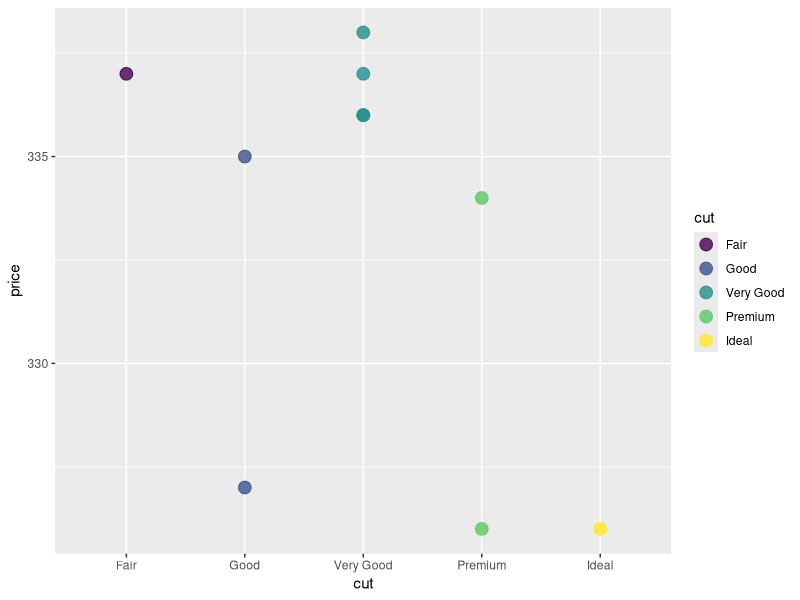
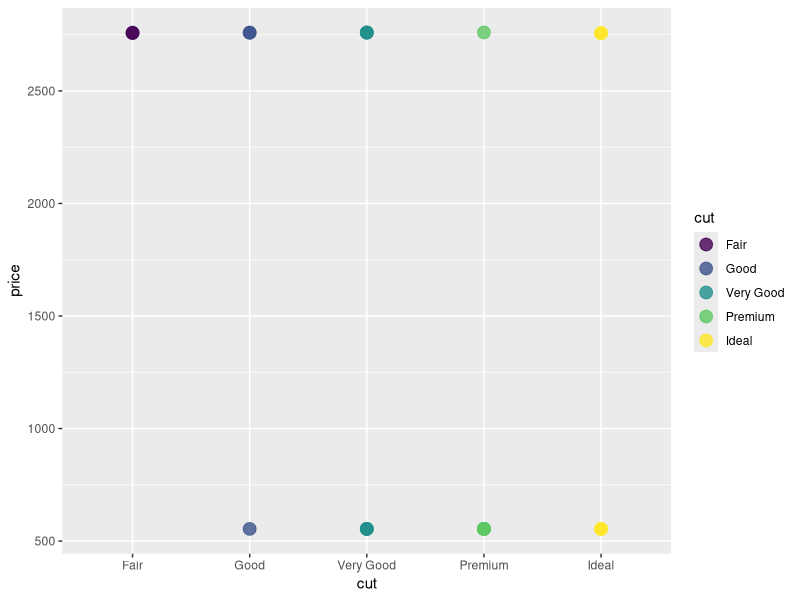
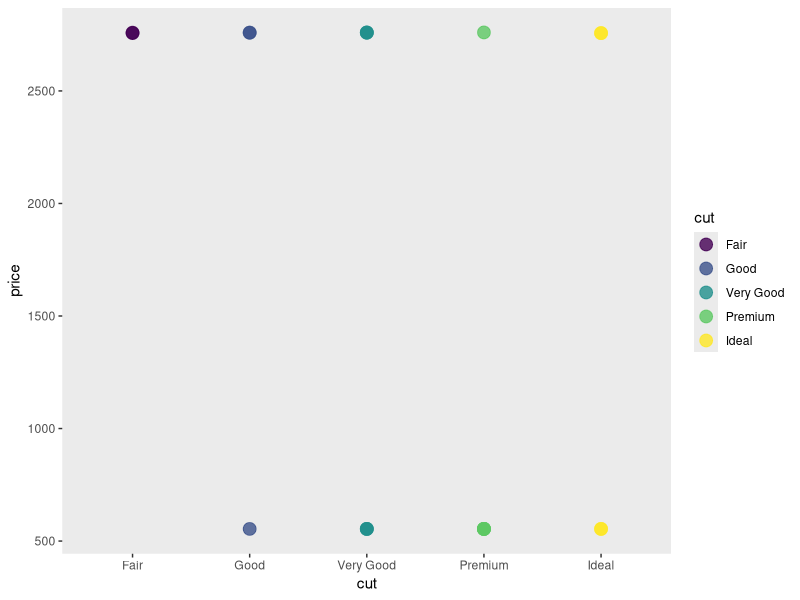
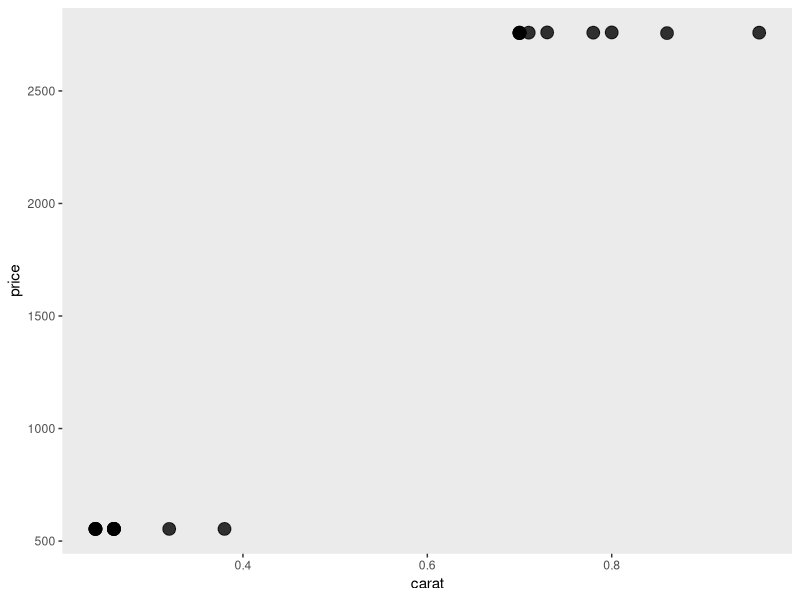
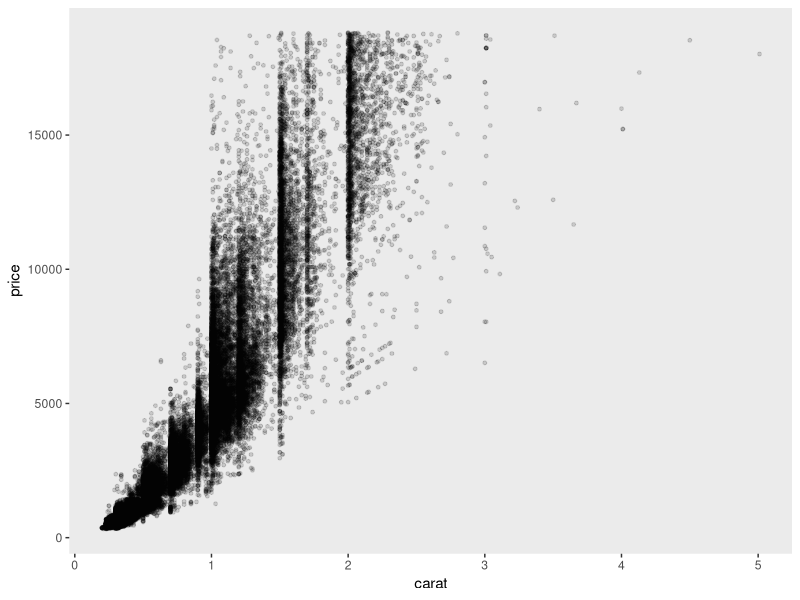

Write R code to recreate these figures, in order.
## ---- chunk 1

#To read some pieces of code that other people have already written, we can borrow those codebooks from the R library. 

#Here, we borrow some instructions for making plots, which also includes the sample dataset called 'diamonds', by calling up the code using the 'library' function:  
library(ggplot2)

#This is like checking out a codebook from the library - you get to keep it at hand as long as you're working in this space.

#The 'head' command in bash has the same name in R, but it is a function too: 
head(diamonds)

#To change the number of rows displayed, it looks like this: 
head(diamonds, n=10)

#We also talked about how the function nrow() works just like the bash command (word count) that tells us how many lines are in a file: wc -l
nrow(diamonds)
## ---- chunk 2

#This is an example of some student code where they were looking for all the "Good" diamonds: pretty close! 
diamonds[grep("Good",diamonds)]

#Putting results in a variable is good practice if we want to us them later. 

# Use the '<-' combined symbol to "stuff" your code result from the right side into the variable on the left side. You can name the variable whatever you want! We named it 'stud' here: 
stud <- diamonds[grep("Good",diamonds)]

#Let us make a few modifications. 
#First, let's specify that we are looking in rows with a comma after the grep command
#Then let's grep for the pattern in the "cut" column only. 

#To use column information inside the function, we can use SYNTAX like this:
#diamonds$cut. That calls the column "by its name". 

stud2 <- diamonds[grep("Good",diamonds$cut),]
stud2

#Here is a student example of "subsetting" a dataset. 
#This can be a good idea to figure out how the commands work by using smaller datasets.
diamonds[1:10, c("cut","price")] -> dia
dia

#The student code works, but the more typical way to write this is in R is to put the variable name first and the instructions second: 

dia2 <- diamonds[1:10, c("cut", "price")]
dia2


#Much like the 'MATCH' function in excel, the grep function in R returns the index of the matches. 
#Consider this grep function, which searches for the word 'Premium' in the dataframe 'dia2'. Where does it say the matches are? 
matches <- grep("Premium", dia2$cut)
matches

#You should see all of the row numbers returned. So how do we get the information in the rows returned, instead of just which rows have a match? 

#We might try to just use the returned indexes to grab rows: 
dia2[matches,]

#That works! 

#You could also try using the combine function we saw earlier, because we got more than one row number back: 
dia2[c(matches),]

#That works too!

#Finally, let's see if we can stuff the function inside the dataframe to select the right rows, alll in one line of code: 
dia2[grep("Premium", dia2$cut), ]

#I hope you can see that there are LOTS of ways to do things 'right', not just LOTS of ways to get it a little wrong. 

#Another version of grep that students have tried is 'grepl', which returns something called a boolean. 

#Booleans are either 'TRUE' or 'FALSE' for each of the data items surveyed. 

#This could be useful, let's save that list of values in a variable and try some of the same steps as above. 

stud3 <- grepl("Premium", dia2$cut)
stud3
dia2[stud3,]

#Ah! Both booleans from grepl and indexes from grep work!

#Now, I told you the fun part was plotting. How do we? Try this code: 

ggplot(data = dia, aes(x = cut, y = price, color = cut)) +
  geom_point(alpha = 0.8, size =4)

#You'll notice we need to call out plotting function ggplot(). 

#The function needs a dataset (dia), and the variables to use get packaged into the 'aes()' function (aes = aesthetics; how modern!).

#The handy part of ggplot is that we can add-on instructions with extra functions using the '+' sign - kinda like buying upgrades, but free! 

#Here, we add-on upgrades to our datapoints using the function 'geom_point()' and give it a new color opacity using 'alpha' and a new point size using 'size'. Try to change some values and see what happens!  

#For the TASKS, I've created a subset of diamonds called diatask with this command: 

diatask <- diamonds[80:100, c(2,7)]
#print(diatask, n = 20) 

## ---- chunk 3
head(diatask)
#key variables are cut and price which are the headers of the columns. The choices underneath cut describe the cut are very good, good,fair, premium, and ideal. Underneath the price is a numerical value indicating the price. 
## ---- chunk 4
 head(diatask, n = nrow(diatask))
## ---- chunk 5
diatask[diatask$price < 750, ]
## ---- chunk 6
#sparkles should have 10 rows in it because after you use the code below you count the rows that have either ideal or premium diamonds.
head(diatask, n = nrow(diatask))
sparkles <- rbind(diatask[grep("Premium", diatask$cut), ], diatask[grep("Ideal", diatask$cut), ])
rownames(sparkles) <- NULL
sparkles
nrow(sparkles)
#I got the same number of rows that I expected from part A. 
## ---- chunk 7
ggplot(data = diatask, aes(x = cut, y = price, color = cut)) +
  geom_point(alpha = 0.8, size = 4)
## ---- chunk 8
ggplot(data = diatask, aes(x = cut, y = price, color = cut)) +
  geom_point(alpha = 0.8, size = 4) +
  theme(panel.grid = element_blank())
## ---- chunk 9
diasize <- diamonds[80:100, c(1, 2, 7)]
head(diasize)
## ---- chunk 10
ggplot(data = diasize, aes(x = carat, y = price)) +
  geom_point(alpha = 0.8, size = 4) +
  theme(panel.grid = element_blank())
## ---- chunk 11
## We are not using the entire dataset including all the cut and price data or all the carat and price data. 
## ---- chunk 12
diasize_with_all_data <- diamonds[, c("carat", "price")]
ggplot(data = diasize_with_all_data, aes(x = carat, y = price)) + geom_point(alpha = 0.15, size = 1) + theme(panel.grid = element_blank())
#to construct the dataset, I used all the data instead of only certain rows so a stronger conclusion could be made on how the independent variable affects price. To do this, I used c to include all of the data instead of certain ones and stored that in a variable to execute. 
